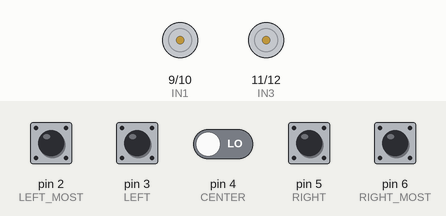
A sketch run on a simulated Arduino Uno, built with avr-gcc and run on an emulated ATmega328P. On the bench: motor-driver pin pairs drawn as motors (green arrow = first pin HIGH = forward, orange = second pin HIGH = backward, longer = more drive). The inputs (shaded band) are chosen by the test bench; at power-on: pin 2 (LEFT_MOST), pin 3 (LEFT), pin 4 (CENTER), pin 5 (RIGHT), pin 6 (RIGHT_MOST) LOW.

Above: at 1.2 s.
1.3 s: pin 2 (LEFT_MOST) pulled HIGH for 0.15 s
At 1.37 s:
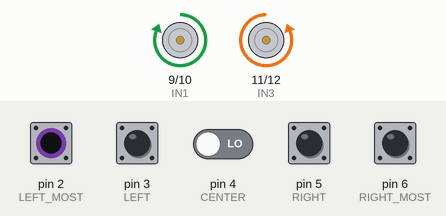
2.9 s: pin 3 (LEFT) pulled HIGH for 0.15 s
At 2.97 s:
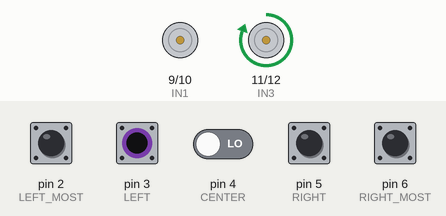
4.5 s: pin 4 (CENTER) driven HIGH
At 5.7 s:
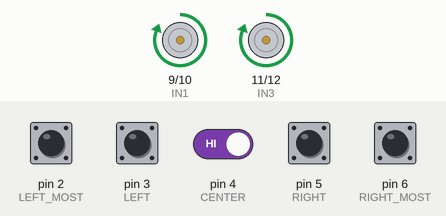
6.0 s: pin 4 (CENTER) driven LOW
At 7.0 s:
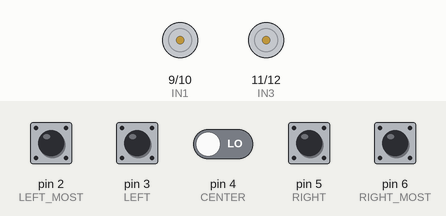
7.5 s: pin 5 (RIGHT) pulled HIGH for 0.15 s
At 7.57 s:
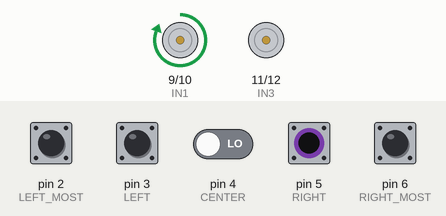
9.1 s: pin 6 (RIGHT_MOST) pulled HIGH for 0.15 s
At 9.17 s:
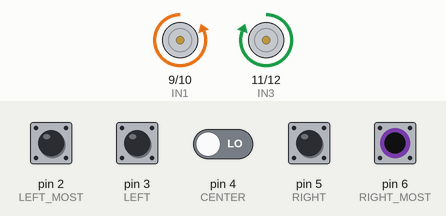
Timing chart, 0 to 11.7 s (numbered marks = the images above; inputs shaded):
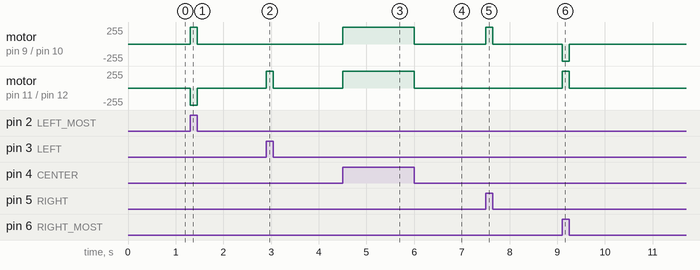

The sketch:

line_follower_robot1.ino
```cpp
// IR sensor pins
#define LEFT_MOST 2
#define LEFT 3
#define CENTER 4
#define RIGHT 5
#define RIGHT_MOST 6

// Motor driver pins
#define IN1 9
#define IN2 10
#define IN3 11
#define IN4 12

void setup() {
    pinMode(LEFT_MOST, INPUT);
    pinMode(LEFT, INPUT);
    pinMode(CENTER, INPUT);
    pinMode(RIGHT, INPUT);
    pinMode(RIGHT_MOST, INPUT);

    pinMode(IN1, OUTPUT);
    pinMode(IN2, OUTPUT);
    pinMode(IN3, OUTPUT);
    pinMode(IN4, OUTPUT);
}

void loop() {
    int s1 = digitalRead(LEFT_MOST);
    int s2 = digitalRead(LEFT);
    int s3 = digitalRead(CENTER);
    int s4 = digitalRead(RIGHT);
    int s5 = digitalRead(RIGHT_MOST);

    // Move forward when the center sensor detects the line
    if (s3 == 1) {
        moveForward();
    }
    // Slight right if right sensor detects the line
    else if (s4 == 1) {
        turnRight();
    }
    // Sharp right if extreme right sensor detects the line
    else if (s5 == 1) {
        sharpRight();
    }
    // Slight left if left sensor detects the line
    else if (s2 == 1) {
        turnLeft();
    }
    // Sharp left if extreme left sensor detects the line
    else if (s1 == 1) {
        sharpLeft();
    }
    // Stop if no sensor detects the line
    else {
        stopMotors();
    }
}

void moveForward() {
    digitalWrite(IN1, HIGH);
    digitalWrite(IN2, LOW);
    digitalWrite(IN3, HIGH);
    digitalWrite(IN4, LOW);
}

void turnRight() {
    digitalWrite(IN1, HIGH);
    digitalWrite(IN2, LOW);
    digitalWrite(IN3, LOW);
    digitalWrite(IN4, LOW);
}

void sharpRight() {
    digitalWrite(IN1, LOW);
    digitalWrite(IN2, HIGH);
    digitalWrite(IN3, HIGH);
    digitalWrite(IN4, LOW);
}

void turnLeft() {
    digitalWrite(IN1, LOW);
    digitalWrite(IN2, LOW);
    digitalWrite(IN3, HIGH);
    digitalWrite(IN4, LOW);
}

void sharpLeft() {
    digitalWrite(IN1, HIGH);
    digitalWrite(IN2, LOW);
    digitalWrite(IN3, LOW);
    digitalWrite(IN4, HIGH);
}

void stopMotors() {
    digitalWrite(IN1, LOW);
    digitalWrite(IN2, LOW);
    digitalWrite(IN3, LOW);
    digitalWrite(IN4, LOW);
}
```

Measured:
- after the input at 1.3 s, motor on pin 9 (IN1) / pin 10 (IN2): stopped → forward 255/255 at once, → stopped 0.15 s later; motor on pin 11 (IN3) / pin 12 (IN4): stopped → backward 255/255 at once, → stopped 0.15 s later
- after the input at 2.9 s, motor on pin 11 (IN3) / pin 12 (IN4): stopped → forward 255/255 at once, → stopped 0.15 s later
- after the input at 4.5 s, motor on pin 9 (IN1) / pin 10 (IN2), motor on pin 11 (IN3) / pin 12 (IN4): stopped → forward 255/255 at once
- after the input at 6.0 s, motor on pin 9 (IN1) / pin 10 (IN2), motor on pin 11 (IN3) / pin 12 (IN4): forward 255/255 → stopped at once
- after the input at 7.5 s, motor on pin 9 (IN1) / pin 10 (IN2): stopped → forward 255/255 at once, → stopped 0.15 s later
- after the input at 9.1 s, motor on pin 9 (IN1) / pin 10 (IN2): stopped → backward 255/255 at once, → stopped 0.15 s later; motor on pin 11 (IN3) / pin 12 (IN4): stopped → forward 255/255 at once, → stopped 0.15 s later
